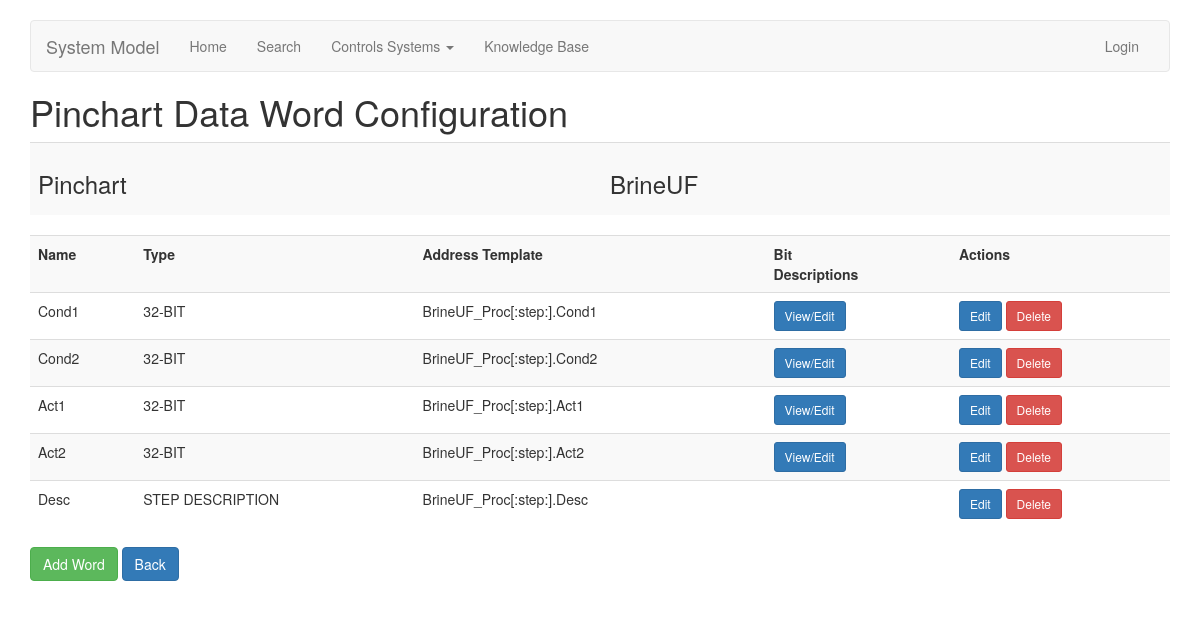
Before: /pinchart/1/word/index/ with the older database file.
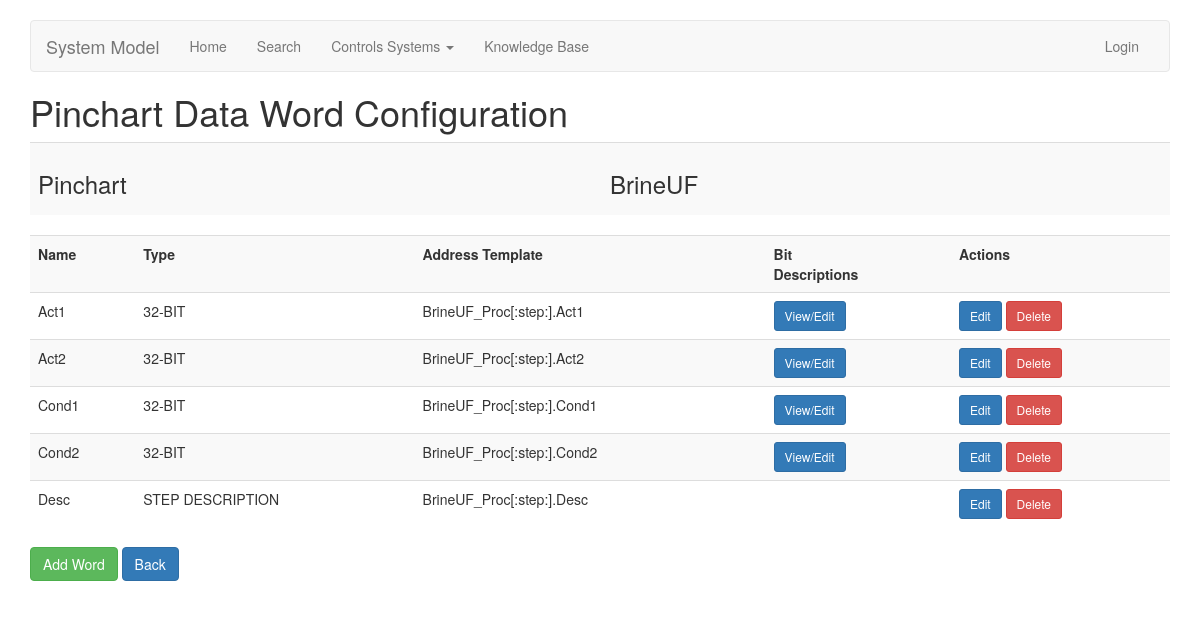
After: the same page with the newer database file.
### pinchart/models.py (models this page shows, shortened)
class Word(models.Model):
    TYPE_CHOICES = [
        ('BOOL', 'BOOL'),
        ('32-BIT', '32-BIT'),
        ('DINT', 'DINT'),
        ('REAL', 'REAL'),
        ('STRING', 'STRING'),
        ('INT', 'INT'),
        ('16-BIT', '16-BIT'),
        ('STEP DESCRIPTION', 'STEP DESCRIPTION'),
    ]
    objects = managers.WordManager()
    pinchart = models.ForeignKey(Pinchart, on_delete=models.CASCADE)
    group = models.CharField(max_length=82, blank=True, null=True)
    name = models.CharField(max_length=82) # word or variable name
    type = models.CharField(choices=TYPE_CHOICES, default='DINT', max_length=30)
    address_template = models.CharField(verbose_name="Address Template", max_length=1024)
    class Meta:
        unique_together = ("pinchart", "name")

### pinchart/views.py (the view)
# urls.py: path('<pk>/word/index/', views.WordListView.as_view(), name='word-list'),
class WordListView(ListView):
    model = models.Word
    template_name = "pinchart/word_list.html"
    def get_parent(self):
        parent_pinchart = get_object_or_404(models.Pinchart, pk=self.kwargs.get('pk'))
        return parent_pinchart
    def get_queryset(self):
        return models.Word.objects.filter(pinchart=self.get_parent()).order_by('group')
    def get_context_data(self, **kwargs):
        context = super(WordListView, self).get_context_data(**kwargs)
        context['parent_object'] = self.get_parent()
        return context

### templates/pinchart/word_list.html
{% extends 'pinchart/base.html' %}
{% block headline %}Pinchart Data Word Configuration{% endblock headline %}
{% load crispy_forms_tags %}
{% block content %}
    <table class="table table-striped">
        <tr>
            <th><h3>Pinchart</h3></th>
            <td><h3>{{ parent_object.name }}</h3></td>
        </tr>
    </table>
	{% if not object_list %}
		<p><i>no words yet.</i></p>
	{% else %}
		<table class="table table-striped">
			<tr>
                <th>Name</th>
                <th>Type</th>
                <th>Address Template</th>
                <th>Bit<br />Descriptions</th>
                <th>Actions</th>
            </tr>
            {% for i in object_list %}
                <tr>
                    <td>{{ i.name }}</td>
                    <td>{{ i.type }}</td>
                    <td>{{ i.address_template }}</td>
                    {% if i.type == "32-BIT" or i.type == "16-BIT" %}
                        <td>
                            <a href="{% url 'bitdescription-list' pk=i.pk %}" class="btn btn-primary btn-sm" role="button" aria-pressed="False">View/Edit</a>
                        </td>
                    {% else %}
                        <td></td>
                    {% endif %}
                    <td>
						<a href="{% url 'word-update' pk=i.pk %}" class="btn btn-primary btn-sm" role="button" aria-pressed="False">Edit</a>
						<a href="{% url 'word-delete' pk=i.pk %}" class="btn btn-danger btn-sm" role="button" aria-pressed="False">Delete</a>
					</td>
                </tr>
            {% endfor %}
		</table>
	{% endif %}
	<a class='btn btn-success' href="{% url 'word-create' pk=parent_object.pk %}">Add Word</a>
	<a class='btn btn-primary' href="{% url 'pinchart-list' %}">Back</a></p>
{% endblock %}

Changed rows visible on the page:
changed Word "Act1": moves up the list
changed Word "Act2": moves up the list
